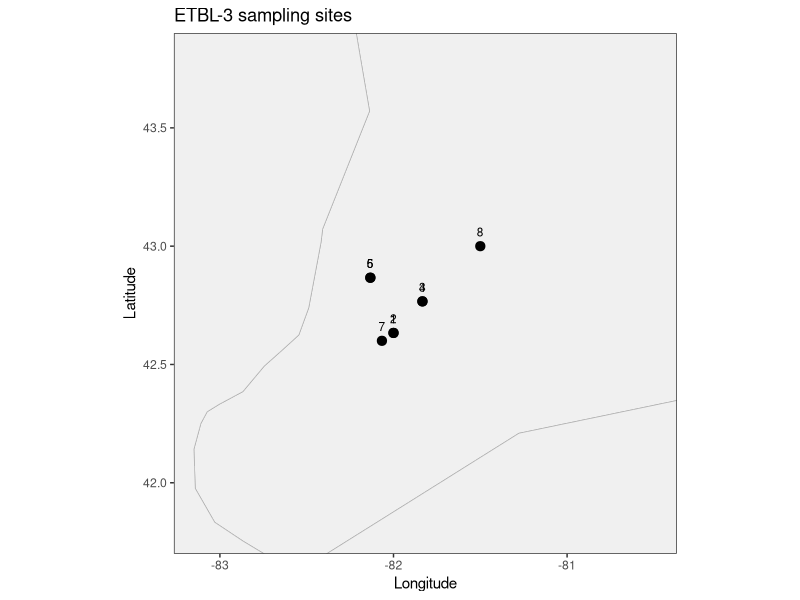
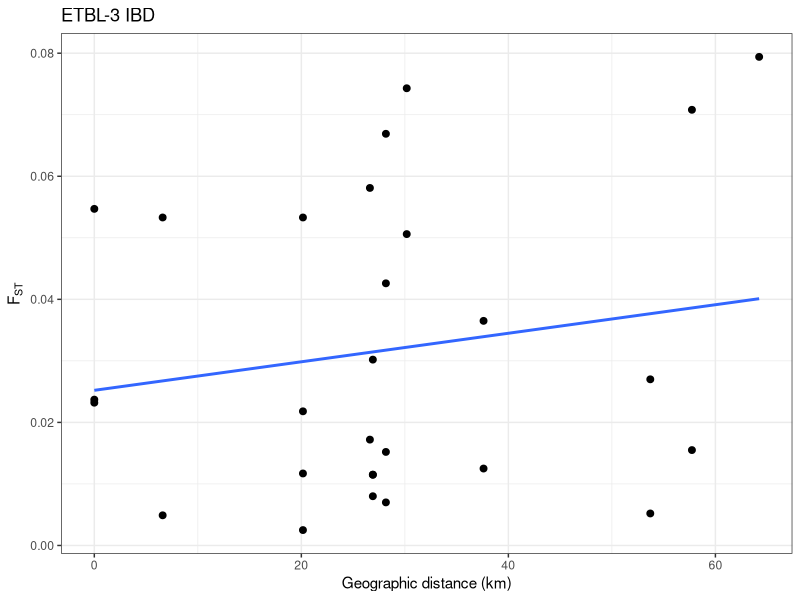

These charts were generated, in order, by the following R code:

# -----------------------------
# ETBL-3 | Greenside darter
# Etheostoma blennioides
# Sydenham River watershed
# temporal replicates + added 2006 site
# -----------------------------

library(ggplot2)
library(geosphere)
library(maps)

setwd("/Users/johnmccall/Library/CloudStorage/OneDrive-TheOhioStateUniversity/Spring_2026/Landgen_DGS/DGS-Patterns-of-Fish-Diversity/DGS-Patterns-of-Fish-Diversity/Objective 2/Data/ETBL-3")
dir.create("data", showWarnings = FALSE, recursive = TRUE)

site_key <- data.frame(
  site = 1:8,
  code = c("F05", "F06", "C05", "C06", "PD05", "PD06", "CM05", "CS06"),
  site_name = c("Florence 2005", "Florence 2006", "Carolinian 2005", "Carolinian 2006", "Petrolia Dam 2005", "Petrolia Dam 2006", "Cider Mill 2005", "Coldstream 2006"),
  stringsAsFactors = FALSE
)

ETBL_3_coords <- data.frame(
  site = 1:8,
  lat = c(42 + 38/60, 42 + 38/60, 42 + 46/60, 42 + 46/60, 42 + 52/60, 42 + 52/60, 42 + 36/60, 43 + 0/60),
  lon = -c(82 + 0/60, 82 + 0/60, 81 + 50/60, 81 + 50/60, 82 + 8/60, 82 + 8/60, 82 + 4/60, 81 + 30/60)
)

site_ids <- as.character(ETBL_3_coords$site)
ETBL_3_fst <- matrix(0, nrow = 8, ncol = 8, dimnames = list(site_ids, site_ids))

# site order: 1=F05, 2=F06, 3=C05, 4=C06, 5=PD05, 6=PD06, 7=CM05, 8=CS06
fst_rows <- list(
  c(),
  c(0.0547),
  c(0.0117, 0.0218),
  c(0.0533, 0.0025, 0.0237),
  c(0.0426, 0.0070, 0.0115, 0.0115),
  c(0.0669, 0.0152, 0.0302, 0.0080, 0.0232),
  c(0.0049, 0.0533, 0.0172, 0.0581, 0.0506, 0.0743),
  c(0.0708, 0.0155, 0.0365, 0.0125, 0.0270, 0.0052, 0.0794)
)
for (i in 2:8) ETBL_3_fst[i, 1:(i - 1)] <- fst_rows[[i]]
ETBL_3_fst <- ETBL_3_fst + t(ETBL_3_fst)
diag(ETBL_3_fst) <- 0
ETBL_3_fst[ETBL_3_fst < 0] <- 0
rownames(ETBL_3_fst) <- colnames(ETBL_3_fst) <- ETBL_3_coords$site

xy <- as.matrix(ETBL_3_coords[, c("lon", "lat")])
geo_km <- geosphere::distm(xy, fun = geosphere::distHaversine) / 1000
rownames(geo_km) <- colnames(geo_km) <- ETBL_3_coords$site

ibd_df <- data.frame(site1 = rep(ETBL_3_coords$site, each = nrow(ETBL_3_fst)), site2 = rep(ETBL_3_coords$site, times = ncol(ETBL_3_fst)), fst = as.vector(ETBL_3_fst), dist_km = as.vector(geo_km))
ibd_df <- ibd_df[ibd_df$site1 < ibd_df$site2, ]

world <- map_data("world")
world_sub <- subset(world, region %in% c("USA", "Canada"))
plot_df <- merge(ETBL_3_coords, site_key, by = "site", sort = FALSE)

print(ggplot() +
  geom_polygon(data = world_sub, aes(x = long, y = lat, group = group), fill = "grey94", color = "grey70", linewidth = 0.25) +
  geom_point(data = plot_df, aes(x = lon, y = lat), size = 2.8) +
  geom_text(data = plot_df, aes(x = lon, y = lat, label = site), nudge_y = 0.06, size = 3) +
  coord_quickmap(xlim = range(plot_df$lon) + c(-1.0, 1.0), ylim = range(plot_df$lat) + c(-0.8, 0.8)) +
  labs(x = "Longitude", y = "Latitude", title = "ETBL-3 sampling sites") + theme_bw())

print(ggplot(ibd_df, aes(x = dist_km, y = fst)) + geom_point(size = 2) + geom_smooth(method = "lm", se = FALSE) + theme_bw() + labs(x = "Geographic distance (km)", y = expression(F[ST]), title = "ETBL-3 IBD"))

save(ETBL_3_fst, ETBL_3_coords, file = file.path("data", "ETBL-3.RData"))
